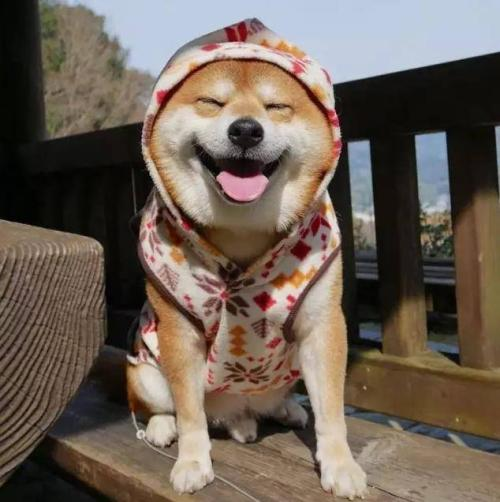
%> input picture Lab2/边缘检测/happydog.jpg, 500 x 502 px
$ octave EDGE.m   (GNU Octave 9; MATLAB toolbox functions it lacks are replaced by stand-ins)
%> lines starting %> are read from the running program, lines starting %| are printed output that depends on the picture; in (x1, y1, x2, y2) boxes, pixels count from 0 and x2, y2 are one past the last pixel; in counts of white or black regions, pixels touching at a corner belong together; the program's own positions count from 1
i = imread('happydog.jpg');%读取输入图像
%> i is the input picture: size 502x500x3 uint8; mean R, G, B 110.1, 97, 86
h=im2bw(i);%转换为二值图
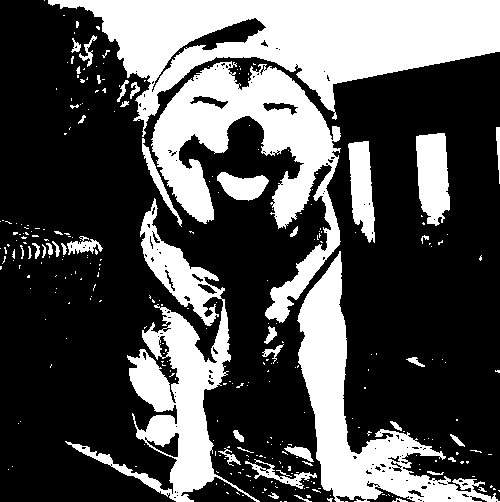
%> h: size 502x500 logical; 32.5% white; 301 white regions (253 under 20 px), largest, box (x1, y1, x2, y2) and area: (48, 0, 500, 137) 27500, (151, 61, 341, 323) 17175, (65, 198, 260, 502) 13965
I=double(h);%数据类型改为double
BW1 = edge(I,'sobel');%用sobelu算子进行边缘检测
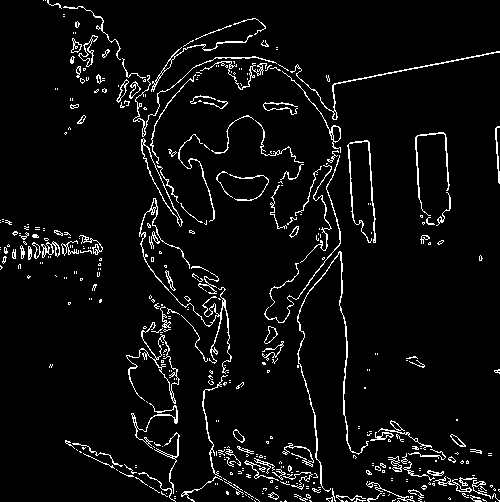
%> BW1: size 502x500 logical; 5.1% white in thin lines or dots
%figure,imshow(BW1)

BW2 = edge(I,'prewitt');%用prewitt算子进行边缘检测
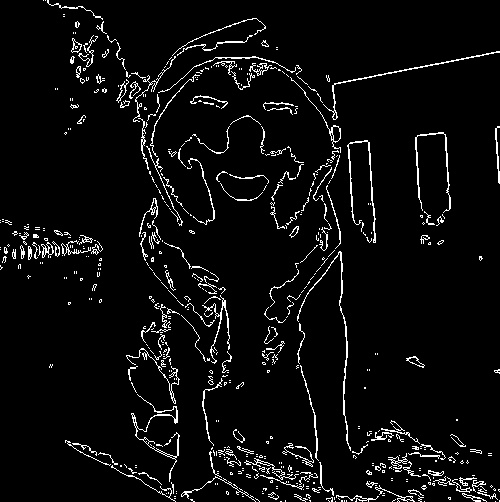
%> BW2: size 502x500 logical; 4.9% white in thin lines or dots
%figure,imshow(BW2)

BW3 = edge(I,'roberts');%用Roberts算子进行边缘检测
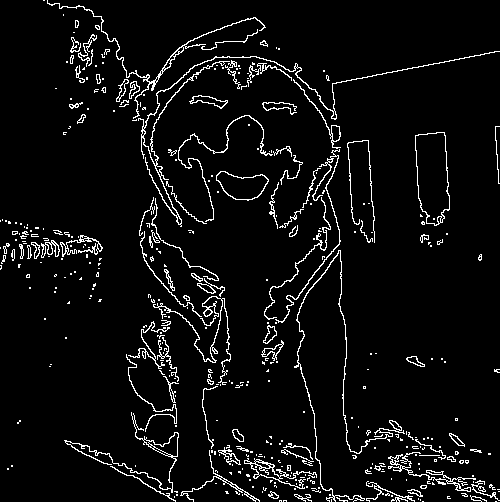
%> BW3: size 502x500 logical; 5.5% white in thin lines or dots
%figure,imshow(I,'BW3')

BW4 = edge(I,'log');%用log算子进行边缘检测
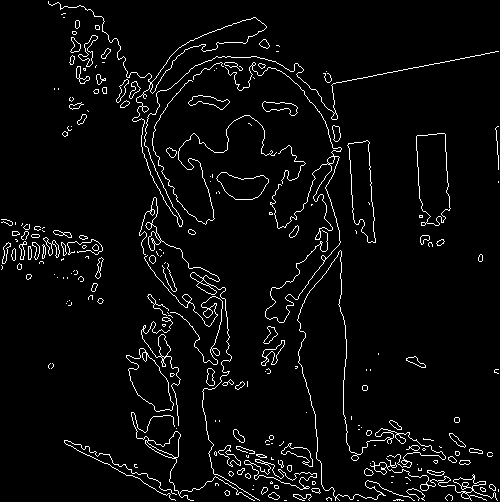
%> BW4: size 502x500 logical; 4.2% white in thin lines or dots
%figure,imshow(BW4)
%画图
subplot(2,3,1),imshow(i),title('原图')
subplot(2,3,2),imshow(BW1),title('sobel')
subplot(2,3,3),imshow(BW2),title('prewitt')
subplot(2,3,5),imshow(BW3),title('roberts')
subplot(2,3,6),imshow(BW4),title('log')
subplot(2,3,4),imshow(h),title('灰度图')
